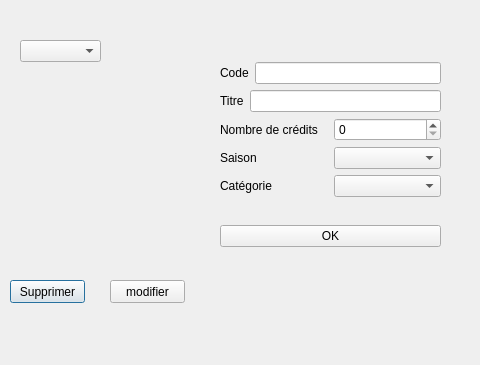
<?xml version="1.0" encoding="UTF-8"?>
<ui version="4.0">
 <class>DialogUpdateDeleteUV</class>
 <widget class="QDialog" name="DialogUpdateDeleteUV">
  <property name="geometry">
   <rect>
    <x>0</x>
    <y>0</y>
    <width>480</width>
    <height>365</height>
   </rect>
  </property>
  <property name="windowTitle">
   <string>Dialog</string>
  </property>
  <widget class="QComboBox" name="uvsModelCombo">
   <property name="geometry">
    <rect>
     <x>20</x>
     <y>40</y>
     <width>81</width>
     <height>22</height>
    </rect>
   </property>
  </widget>
  <widget class="QPushButton" name="deleteUV">
   <property name="geometry">
    <rect>
     <x>10</x>
     <y>280</y>
     <width>75</width>
     <height>23</height>
    </rect>
   </property>
   <property name="text">
    <string>Supprimer</string>
   </property>
  </widget>
  <widget class="QPushButton" name="updateUV">
   <property name="geometry">
    <rect>
     <x>110</x>
     <y>280</y>
     <width>75</width>
     <height>23</height>
    </rect>
   </property>
   <property name="text">
    <string>modifier</string>
   </property>
  </widget>
  <widget class="QWidget" name="">
   <property name="geometry">
    <rect>
     <x>220</x>
     <y>40</y>
     <width>221</width>
     <height>231</height>
    </rect>
   </property>
   <layout class="QVBoxLayout" name="updateUVverticalLayout">
    <item>
     <layout class="QVBoxLayout" name="verticalLayout">
      <item>
       <layout class="QHBoxLayout" name="horizontalLayout_5">
        <item>
         <widget class="QLabel" name="code">
          <property name="text">
           <string>Code</string>
          </property>
         </widget>
        </item>
        <item>
         <widget class="QLineEdit" name="codeLine"/>
        </item>
       </layout>
      </item>
      <item>
       <layout class="QHBoxLayout" name="horizontalLayout_4">
        <item>
         <widget class="QLabel" name="titre">
          <property name="text">
           <string>Titre</string>
          </property>
         </widget>
        </item>
        <item>
         <widget class="QLineEdit" name="titreLine"/>
        </item>
       </layout>
      </item>
      <item>
       <layout class="QHBoxLayout" name="horizontalLayout_3">
        <item>
         <widget class="QLabel" name="label_3">
          <property name="text">
           <string>Nombre de crédits</string>
          </property>
         </widget>
        </item>
        <item>
         <widget class="QSpinBox" name="nbCreditspinBox">
          <property name="minimum">
           <number>0</number>
          </property>
          <property name="maximum">
           <number>6</number>
          </property>
         </widget>
        </item>
       </layout>
      </item>
      <item>
       <layout class="QHBoxLayout" name="horizontalLayout_2">
        <item>
         <widget class="QLabel" name="saison">
          <property name="text">
           <string>Saison</string>
          </property>
         </widget>
        </item>
        <item>
         <widget class="QComboBox" name="saisonComb"/>
        </item>
       </layout>
      </item>
      <item>
       <layout class="QHBoxLayout" name="horizontalLayout">
        <item>
         <widget class="QLabel" name="categorie">
          <property name="text">
           <string>Catégorie</string>
          </property>
         </widget>
        </item>
        <item>
         <widget class="QComboBox" name="categorieComb"/>
        </item>
       </layout>
      </item>
     </layout>
    </item>
    <item>
     <widget class="QPushButton" name="confirmUpdate">
      <property name="text">
       <string>OK</string>
      </property>
     </widget>
    </item>
   </layout>
  </widget>
 </widget>
 <resources/>
 <connections/>
</ui>
